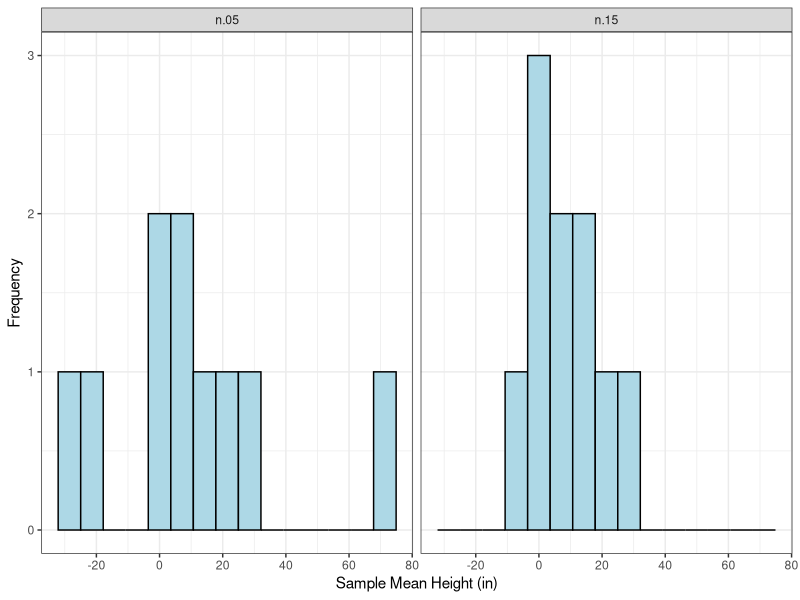

Write R code to recreate this figure.
library(ggplot2); library(tidyr)

x11()

form.data = data.frame(ids = 1:10, n.05 = rnorm(10, 5, 25), n.15 = rnorm(10, 5, 10))

colnames(form.data)[2:3] = c("n.05", "n.15")

form.data.flip = form.data |>
  pivot_longer(cols = colnames(form.data)[2:3])

ggplot(data = form.data.flip, aes(x = value)) +
  geom_histogram(bins = 15, fill = "lightblue", col = "black") + 
  facet_wrap(~ name) +
  theme_bw() +
  xlab("Sample Mean Height (in)") +
  ylab("Frequency")
